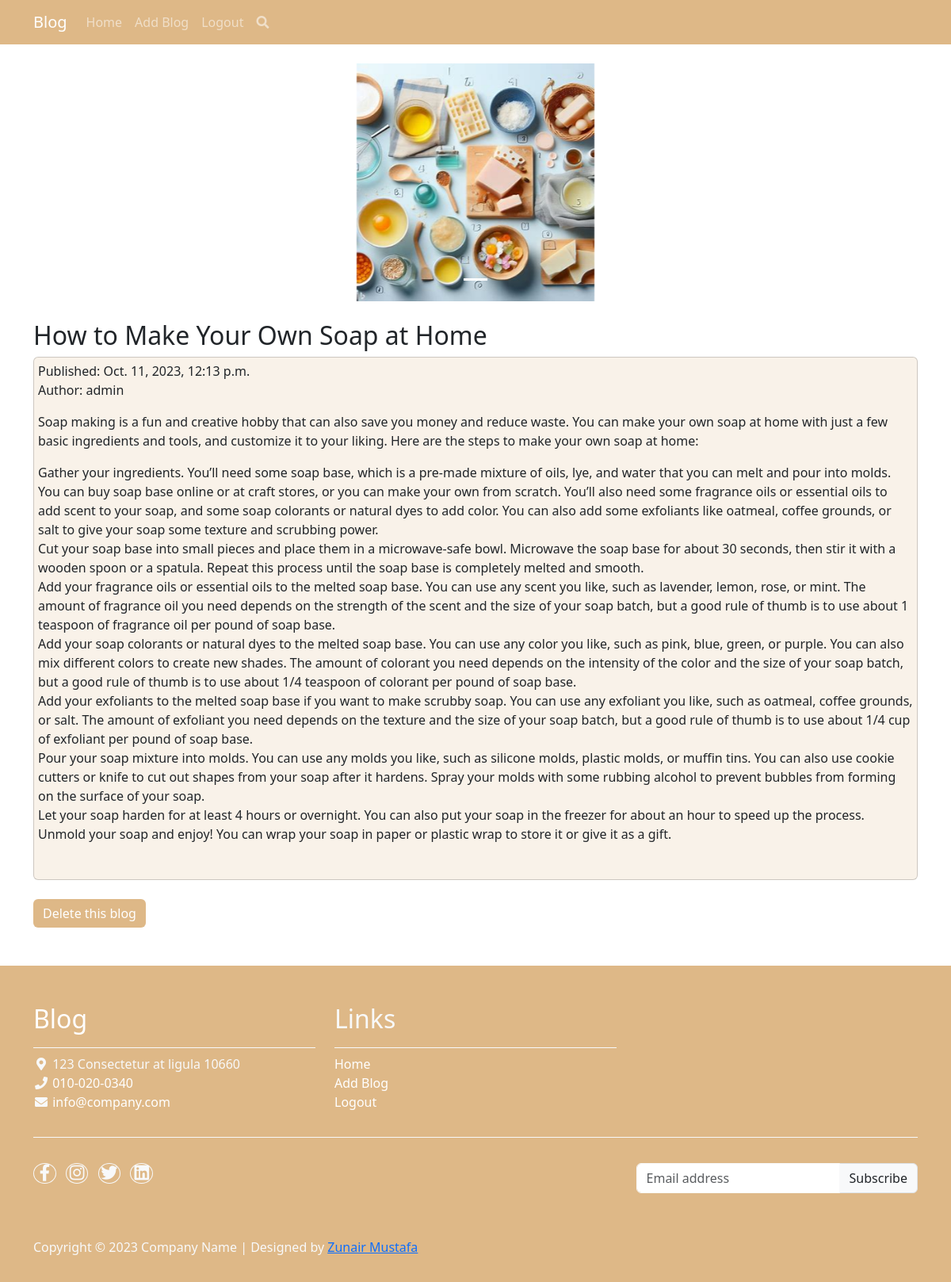
Page /blog/15/ (signed in) on the committed database.
### blog_app/models.py (models this page shows, shortened)
class BlogImage(models.Model):
    blog = models.ForeignKey(BlogPost, on_delete=models.CASCADE, related_name='images')
    pic = models.ImageField(upload_to='images/')

class BlogPost(models.Model):
    title = models.CharField(max_length=200)
    desc = models.TextField(max_length=600)
    Content = models.TextField()
    author = models.ForeignKey(User, on_delete=models.CASCADE)
    date = models.DateTimeField(auto_now_add=True)

### blog_app/views.py (the view)
# urls.py: 2. Add a URL to urlpatterns:  path('blog/', include('blog.urls'))
@login_required(login_url='login')
def blog(request, blog_id):
    blog_this = BlogPost.objects.get(id=blog_id)
    if request.method == 'POST':
        if 'delete' in request.POST:
            return render(request, 'blog.html', {'blog': blog_this, 'deleteme': 'Yes'})
    return render(request, 'blog.html', {'blog': blog_this})

### templates/blog.html (shortened to what this page needs)
{% extends 'home.html' %}
{% block content %}
{% if deleteme is None %}
<div class="container mt-4">
        <div id="mycarousel" class="carousel slide" data-bs-ride="carousel">
            <div class="carousel-indicators">
                {% for i in blog.images.all %}
                    {% if forloop.counter == 1 %}
                    <button type="button" data-bs-target="#mycarousel" data-bs-slide-to="0" class="active" aria-current="true"></button>
                    {% else %}
                    <button type="button" data-bs-target="#mycarousel" data-bs-slide-to="{{ forloop.counter0 }}"></button>
                    {% endif %}
                {% endfor %}
            </div>
            <div class="carousel-box">
                <div class="carousel-inner" >
                    {% for i in blog.images.all %}
                    {% if forloop.counter == 1 %}
                    <div class="carousel-item active">
                    {% else %}
                    <div class="carousel-item">
                    {% endif %}
                    <img class="img-fluid d-block"  src="{{ i.pic.url }}" alt="blog img">
                    </div>
                    {% endfor %}
                </div>
            </div>
            <a class="carousel-control-prev" href="#mycarousel" role="button" data-bs-slide="prev">
                <span class="carousel-control-prev-icon" aria-hidden="true"></span>
            </a>
            <a class="carousel-control-next" href="#mycarousel" role="button" data-bs-slide="next">
                <span class="carousel-control-next-icon" aria-hidden="true"></span>
            </a>
        </div>
    <br>
    <h2>{{ blog.title }}</h2>
    <div class="col-md " >
            <div class="card mb-4 mx-auto" style="padding: 5px;background-color:rgba(222, 184, 135, 0.18)">
                    <p>Published: {{ blog.date }}<br>Author: {{ blog.author }}</p>
                    <div>{{ blog.Content | linebreaks }}</div><br>
            </div>
    </div>
    {% if request.user.is_staff %}
    <form method="post" action="">
        <button style="border: white ;background-color: burlywood;" type="submit" name="delete" class="btn btn-primary">Delete this blog</button>
    </form><br><br>
    {% endif %}
</div>
{% else %}
    {% include 'confirm-delete.html' %}
{% endif %}
{% endblock%}

### templates/home.html (style rules this page uses)
.carousel-box { height: 300px; overflow: hidden; }
.carousel-box img { width: 100%; height: 300px; object-fit: contain; }

### rows in the picture
BlogImage: pic (picture)
BlogPost: title "How to Make Your Own Soap at Home", date "Oct. 11, 2023, 12:13 p.m.", author "admin", Content "Soap making is a fun and creative hobby that can also save you money and reduce waste. You can make your own soap at home with just a few basic ingredients and tools, and customize it to your liking. Here are the steps to make your own soap at home: Gather your ingredients. You’ll need some soap base, which is a pre-made mixture of oils, lye, and water that you can melt and pour into molds. You can buy soap base online or at craft stores, or you can make your own from scratch. You’ll also need some fragrance oils or essential oils to add scent to your soap, and some soap colorants or natural dyes to add color. You can also add some exfoliants like oatmeal, coffee grounds, or salt to give…"
